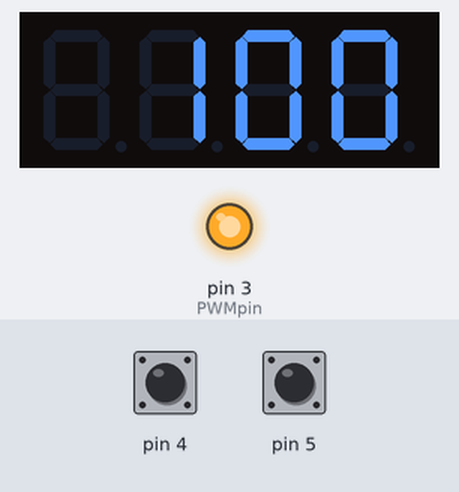
This sketch was run on a simulated Arduino Uno, built with avr-gcc and run on an emulated ATmega328P. On the bench: 4-digit seven-segment display, output pins drawn as LEDs (lit = HIGH). Inputs (shaded band) come from the test bench; at power-on: pin 5 HIGH, pin 4 HIGH. EEPROM starts erased.

Above: at 1.2 s.
1.3 s: pin 5 pulled LOW for 1 s
At 2.8 s:
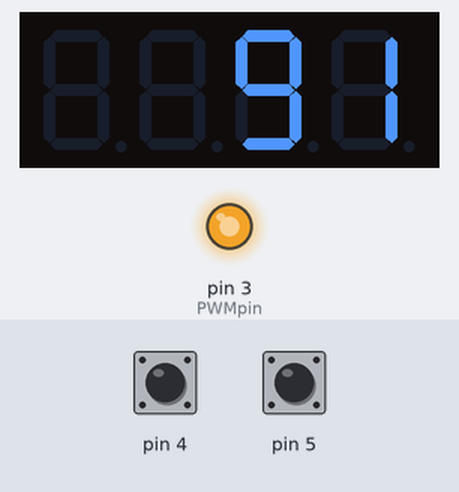
3.8 s: pin 5 pulled LOW for 3.2 s
At 8.1 s:
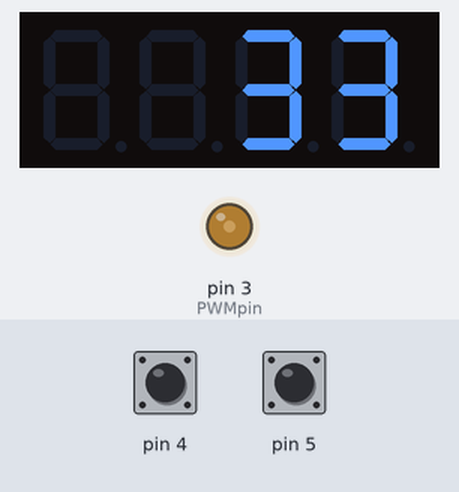
8.5 s: pin 5 pulled LOW for 3.2 s
At 11.5 s:
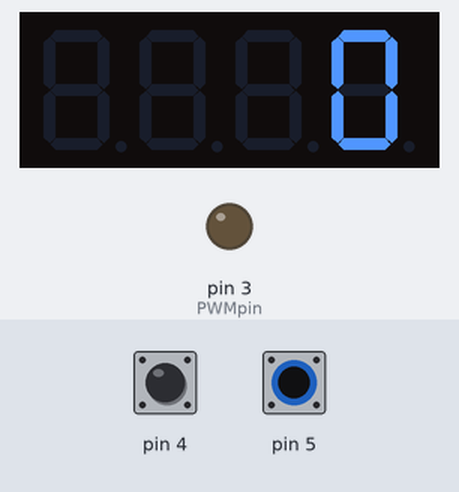
13.2 s: pin 4 pulled LOW for 0.15 s
At 13.9 s:
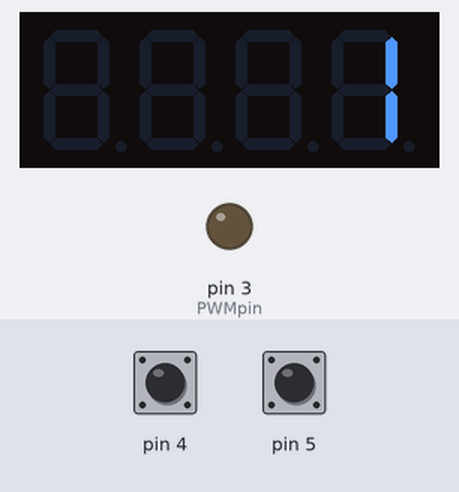
14.8 s: pin 4 pulled LOW for 1 s
At 16.9 s:
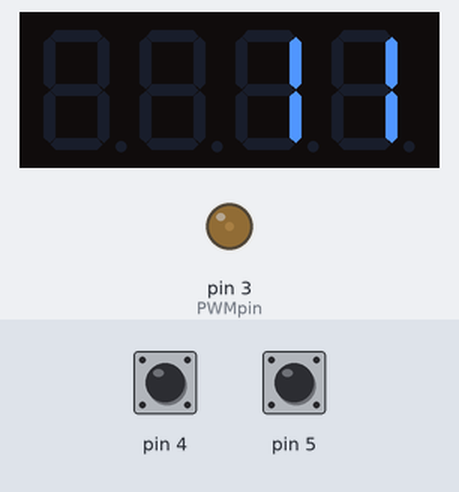
17.3 s: pin 4 driven LOW and pin 5 driven LOW
At 18.3 s:
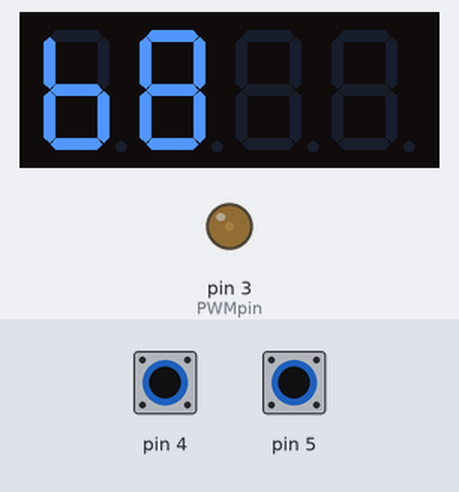
Timing chart, 0 to 20.3 s (numbered marks = the images above; inputs shaded):
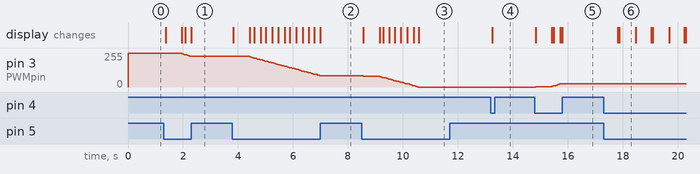

The sketch:

sketch.ino
```cpp
#include <Arduino.h>
#include <EEPROM.h>
#include <TM1637Display.h>

// Module connection pins (Digital Pins)
#define CLK 10
#define DIO 11

TM1637Display display(CLK, DIO);

//Configuration
int PWMpin = 3;        //Arduino digital pin for PWM output

float pwm = 0;

bool bnMode = false;
int twobtntime = 0;
int upbtntime = 0;
int downbtntime = 0;
int btndelay = 12;
volatile int brightness = 0xFF;

void setup() {
  //Enable serial information output
  //Serial.begin(9600);

  //PWM Setup for 25KHz
  TCCR2A = 0;                               // TC2 Control Register A
  TCCR2B = 0;                               // TC2 Control Register B
  TIMSK2 = 0;                               // TC2 Interrupt Mask Register
  TIFR2 = 0;                                // TC2 Interrupt Flag Register
  TCCR2A |= (1 << COM2B1) | (1 << WGM21) | (1 << WGM20);  // OC2B cleared/set on match when up/down counting, fast PWM
  TCCR2B |= (1 << WGM22) | (1 << CS21);     // prescaler 8
  OCR2A = 79;

  pinMode(4, INPUT_PULLUP);
  pinMode(5, INPUT_PULLUP);

  //Enable PWM output pin
  pinMode(PWMpin, OUTPUT);
  pwm=EEPROM.read(1);
  if(pwm>100) pwm=100;
  //Set PWM duty cycle
  OCR2B = (pwm/100*OCR2A);
  brightness=EEPROM.read(0);
  if(brightness>7) brightness=7;

  display.clear();
  display.setBrightness(brightness);
  display.showNumberDec(pwm);
}

void displayBrightness() {
  display.setBrightness(brightness);
  display.showNumberHexEx(0xB,0,false,1,0);
  display.showNumberDecEx(brightness+1,0,false,String(brightness).length(),1);
}

void PWMup() {
  pwm+=1;
  if(pwm>100) pwm=100;
  display.showNumberDec(pwm);
  //Set PWM duty cycle
  OCR2B = (pwm/100*OCR2A);
}

void PWMdown() {
  pwm-=1;
  if(pwm<0)pwm=0;
  display.showNumberDec(pwm);
  //Set PWM duty cycle
  OCR2B = (pwm/100*OCR2A);
}

void Bup() {
  brightness+=1;
  if(brightness>7) brightness=7;
  displayBrightness();
}

void Bdown() {
  brightness-=1;
  if(brightness<0)brightness=0;
  displayBrightness();
}

void loop() {
  int btnup, btndown;
  btnup=digitalRead(4);
  btndown=digitalRead(5);

  if(!bnMode) {
    //Change PWM
    if(btndown==HIGH&&btnup==LOW) {
      if(upbtntime==0) {
        PWMup();
        upbtntime+=1;
      } else if(upbtntime<btndelay) {
        upbtntime+=1;
      } else {
        PWMup();
        upbtntime=btndelay;
      }
    }
    if(btndown==LOW&&btnup==HIGH){
      if(downbtntime==0) {
        PWMdown();
        downbtntime+=1;
      } else if(downbtntime<btndelay) {
        downbtntime+=1;
      } else {
        PWMdown();
        downbtntime=btndelay;
      }
    }
    if(btndown==HIGH&&btnup==HIGH&&(downbtntime>0||upbtntime>0)){
      downbtntime=0;
      upbtntime=0;
      EEPROM.write(1,uint8_t(pwm));
    }
    if(upbtntime==btndelay||downbtntime==btndelay) {
      delay(25);
    }
    else {
      delay(50);
    }
  } else {
    //Change brightness
    if(btndown==LOW&&btnup==HIGH) {
      if(downbtntime==0) {
        Bdown();
        downbtntime+=1;
      }
    }
    if(btndown==HIGH&&btnup==LOW) {
      if(upbtntime==0) {
        Bup();
        upbtntime+=1;
      }
    }
    if(btndown==HIGH&&btnup==HIGH&&(downbtntime>0||upbtntime>0)){
      downbtntime=0;
      upbtntime=0;
    }
    delay(50);
  }
  if(digitalRead(4)==LOW&&digitalRead(5)==LOW) {
    twobtntime++;
    if(twobtntime>10) {
      bnMode=!bnMode;
      twobtntime=0;
      if(bnMode) {
        downbtntime=0;
        upbtntime=0;
        display.clear();
        uint8_t data[] = { 0x00, 0x00, 0x00, 0x00 };
        display.setSegments(data);
        displayBrightness();
      } else {
        uint8_t data[] = { 0x00, 0x00, 0x00, 0x00 };
        display.setSegments(data);
        display.showNumberDec(pwm);
        EEPROM.write(0,uint8_t(brightness));
      }
    }
  } else {
    twobtntime=0;
  }
}
```

Measured:
- after the input at 1.3 s, pin 3 (PWMpin): 255/255 → 252/255 after 0.06 s, → 242/255 0.60 s later, → 229/255 0.19 s later; the display: first changes after 0.06 s (image 1 shows a later state)
- after the input at 3.8 s, pin 3 (PWMpin): moves from 229/255 to 84/255 over 2.5 s, starting after 0.63 s; the display: first changes at once (image 2 shows a later state)
- after the input at 8.5 s, pin 3 (PWMpin): moves from 84/255 to 0/255 over 2.0 s, starting after 0.07 s; the display: first changes after 0.07 s (image 3 shows a later state)
- after the input at 13.2 s, the display: changes after 0.05 s (image 4)
- after the input at 14.8 s, pin 3 (PWMpin): 0/255 → 3/255 at once, → 10/255 0.60 s later, → 23/255 0.14 s later, → 26/255 0.23 s later; the display: first changes at once (image 5 shows a later state)
- after the input at 17.3 s, the display: first changes after 0.52 s (image 6 shows a later state)
- what the display in image 6 shows lasts 0.6 s, from 17.9 s to 18.5 s
